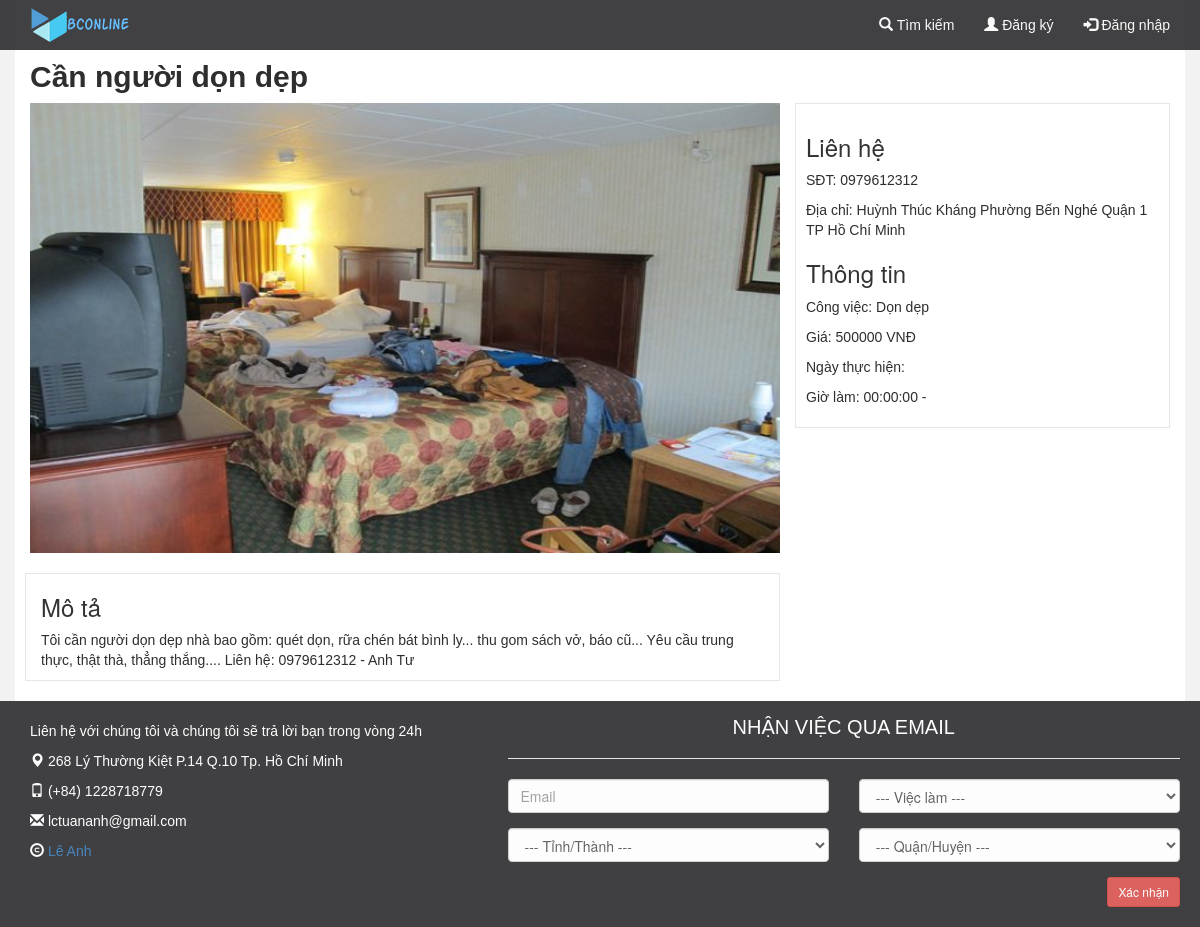
/?page=job_subpage&job_id=8, run on the app's committed database.
### tables this page shows
CREATE TABLE `post` (
  `post_ID` int(100) NOT NULL,
  `post_Name` text NOT NULL,
  `post_Cost` int(100) NOT NULL,
  `post_Direc` text NOT NULL,
  `post_Image` varchar(200) NOT NULL,
  `fk_Job` int(100) NOT NULL,
  `fk_TT` int(100) NOT NULL,
  `fk_QH` int(100) NOT NULL,
  `fk_PX` int(100) NOT NULL,
  `fk_Dg` int(100) NOT NULL,
  `post_Check` int(2) NOT NULL,
  `post_phone` varchar(100) NOT NULL,
  `post_time` time NOT NULL,
  `person` int(100) NOT NULL
);

CREATE TABLE `duong` (
  `MaD` int(100) NOT NULL,
  `TenD` text NOT NULL,
  `FK_PX` int(100) NOT NULL,
  `latitude` float NOT NULL,
  `longitude` float NOT NULL
);

CREATE TABLE `phuongxa` (
  `MaPX` int(100) NOT NULL,
  `TenPX` text NOT NULL,
  `FK_QH` int(100) NOT NULL
);

CREATE TABLE `quanhuyen` (
  `MaQH` int(100) NOT NULL,
  `TenQH` text NOT NULL,
  `FK_TT` int(100) NOT NULL
);

CREATE TABLE `tinhthanh` (
  `MaTT` int(100) NOT NULL,
  `TenTT` text NOT NULL
);

CREATE TABLE `job` (
  `Id_Job` int(100) NOT NULL,
  `Name_Job` text NOT NULL
);

### handle/handle_job_subpage.php (called while the page is built, shortened)
<?php
  include 'connect/dbconfig.php';
  $job_sub_id = $_GET['job_id'];
  $job_sub_sql = "SELECT * FROM post, tinhthanh, quanhuyen, phuongxa, duong, job WHERE post.fk_Job = job.Id_job
                                                                                 AND   post.post_ID = '$job_sub_id'
                                                                                 AND   post.fk_TT = tinhthanh.MaTT
                                                                                 AND   post.fk_QH = quanhuyen.MaQH
                                                                                 AND   post.fk_PX = phuongxa.MaPX
                                                                                 AND   post.fk_Dg = duong.MaD";
  $job_sub_result = mysqli_query($conn, $job_sub_sql);
  while ($job_sub_row = mysqli_fetch_array($job_sub_result)) {
    $job_sub_name = $job_sub_row['post_Name'];
    $job_sub_sr = "uploads/".$job_sub_row['post_Image'];
    $job_sub_info = $job_sub_row['post_Direc'];
    $job_sub_cost = $job_sub_row['post_Cost'];
    $job_sub_phone = $job_sub_row['post_phone'];
    $job_sub_job = $job_sub_row['Name_Job'];
    $job_sub_time = $job_sub_row['post_time'];
    $job_sub_province = $job_sub_row['TenTT'];
    $job_sub_district = $job_sub_row['TenQH'];
    $job_sub_ward = $job_sub_row['TenPX'];
    $job_sub_street = $job_sub_row['TenD'];
  }
 ?>

### layout/function/job_subpage.php (the view, shortened to what this page needs)
<?php include 'layout/w_junior/header.php'; ?>
<?php include 'handle/handle_job_subpage.php'; ?>
<div class="container subpage">
      <h2 class="my-4" style="margin-top: 60px;">
        <?php echo $job_sub_name; ?>
      </h2>
      <div class="row">
        <div class="col-md-8 sub_img">
          <?php echo "<img class='subpage_anh' src='$job_sub_sr' alt='' height='450px' width='750px'>"; ?>
        </div>
        <div class="col-md-4 my-3">
          <h3>Liên hệ</h3>
          <p>SĐT: <?php echo $job_sub_phone; ?> </p>
          <p>Địa chỉ: <?php echo $job_sub_street.' '.$job_sub_ward.' '.$job_sub_district.' '.$job_sub_province; ?> </p>
          <h3>Thông tin</h3>
          <p>Công việc: <?php echo $job_sub_job; ?> </p>
          <p>Giá: <?php echo $job_sub_cost; ?> <span>VNĐ</span> </p>
          <p>Ngày thực hiện: <?php echo $job_date; ?></p>
          <p>Giờ làm: <?php echo $job_sub_time; ?> - <?php echo $job_time_end; ?></p>
        </div>
      </div>
      <div class="row">
        <div class="col-sm-8 description">
          <h3>Mô tả</h3>
          <p><?php echo $job_sub_info; ?></p>
        </div>
      </div>
    </div>

### css/master.css (style rules this page uses)
h2 { font-family: arial !important; color: #2E2E2E !important; font-weight: 600 !important; }
p { font-family: arial !important; color: #2E2E2E !important; }

### layout/function/job_subpage.php (style rules this page uses)
body { background-color: #f2f2f2; }
.subpage { background-color: #fff; }
.my-3 { border: 0.5px solid #E6E6E6 ; padding: 10px; width: 375px; }
.description { margin-top: 20px; border: 0.5px solid #E6E6E6 ; margin-bottom: 20px; width: 755px; margin-left: 10px; }

### data on the page
post: post_Name "Cần người dọn dẹp", post_Image (picture), post_phone "0979612312", fk_Dg.TenD "Huỳnh Thúc Kháng", fk_PX.TenPX "Phường Bến Nghé", fk_TT.TenQH "Quận 1", tinhthanh.TenTT "TP Hồ Chí Minh", fk_Job.Name_Job "Dọn dẹp", post_Cost "500000", post_time "00:00:00", post_Direc "Tôi cần người dọn dẹp nhà bao gồm: quét dọn, rữa chén bát bình ly... thu gom sách vở, báo cũ... Yêu cầu trung thực, thật thà, thẳng thắng.... Liên hệ: 0979612312 - Anh Tư"
